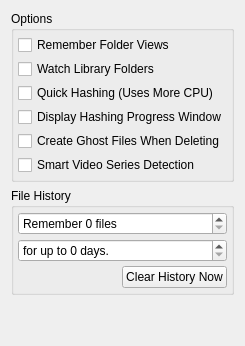
             <widget class="QWidget" name="pageLibrary">
              <layout class="QVBoxLayout" name="verticalLayout_13">
               <item>
                <widget class="QGroupBox" name="groupBoxLibraryOptions">
                 <property name="title">
                  <string>Options</string>
                 </property>
                 <layout class="QVBoxLayout" name="verticalLayout_14">
                  <property name="spacing">
                   <number>4</number>
                  </property>
                  <property name="margin">
                   <number>4</number>
                  </property>
                  <item>
                   <widget class="QCheckBox" name="checkBoxLibraryRememberViews">
                    <property name="text">
                     <string>Remember Folder Views</string>
                    </property>
                   </widget>
                  </item>
                  <item>
                   <widget class="QCheckBox" name="checkBoxLibraryWatchFolders">
                    <property name="text">
                     <string>Watch Library Folders</string>
                    </property>
                   </widget>
                  </item>
                  <item>
                   <widget class="QCheckBox" name="checkBoxQuickHashing">
                    <property name="text">
                     <string>Quick Hashing (Uses More CPU)</string>
                    </property>
                   </widget>
                  </item>
                  <item>
                   <widget class="QCheckBox" name="checkBoxDisplayHashingProgress">
                    <property name="text">
                     <string>Display Hashing Progress Window</string>
                    </property>
                   </widget>
                  </item>
                  <item>
                   <widget class="QCheckBox" name="checkBoxLibraryGhostFiles">
                    <property name="text">
                     <string>Create Ghost Files When Deleting</string>
                    </property>
                   </widget>
                  </item>
                  <item>
                   <widget class="QCheckBox" name="checkBoxVideoSeriesDetection">
                    <property name="text">
                     <string>Smart Video Series Detection</string>
                    </property>
                   </widget>
                  </item>
                 </layout>
                </widget>
               </item>
               <item>
                <widget class="QGroupBox" name="groupBoxFileHistory">
                 <property name="title">
                  <string>File History</string>
                 </property>
                 <layout class="QGridLayout" name="gridLayout_2">
                  <property name="margin">
                   <number>4</number>
                  </property>
                  <property name="spacing">
                   <number>4</number>
                  </property>
                  <item row="0" column="0" colspan="2">
                   <widget class="QSpinBox" name="spinBoxFileLibraryHistoryRemember">
                    <property name="suffix">
                     <string> files</string>
                    </property>
                    <property name="prefix">
                     <string>Remember </string>
                    </property>
                   </widget>
                  </item>
                  <item row="1" column="0" colspan="2">
                   <widget class="QSpinBox" name="spinBoxFileLibraryHistoryDays">
                    <property name="suffix">
                     <string> days.</string>
                    </property>
                    <property name="prefix">
                     <string>for up to </string>
                    </property>
                   </widget>
                  </item>
                  <item row="2" column="1">
                   <widget class="QPushButton" name="pushButtonLibraryClearHistory">
                    <property name="text">
                     <string>Clear History Now</string>
                    </property>
                   </widget>
                  </item>
                  <item row="2" column="0">
                   <spacer name="horizontalSpacer">
                    <property name="orientation">
                     <enum>Qt::Horizontal</enum>
                    </property>
                    <property name="sizeHint" stdset="0">
                     <size>
                      <width>40</width>
                      <height>20</height>
                     </size>
                    </property>
                   </spacer>
                  </item>
                 </layout>
                </widget>
               </item>
               <item>
                <spacer name="verticalSpacer_2">
                 <property name="orientation">
                  <enum>Qt::Vertical</enum>
                 </property>
                 <property name="sizeHint" stdset="0">
                  <size>
                   <width>20</width>
                   <height>40</height>
                  </size>
                 </property>
                </spacer>
               </item>
              </layout>
             </widget>
